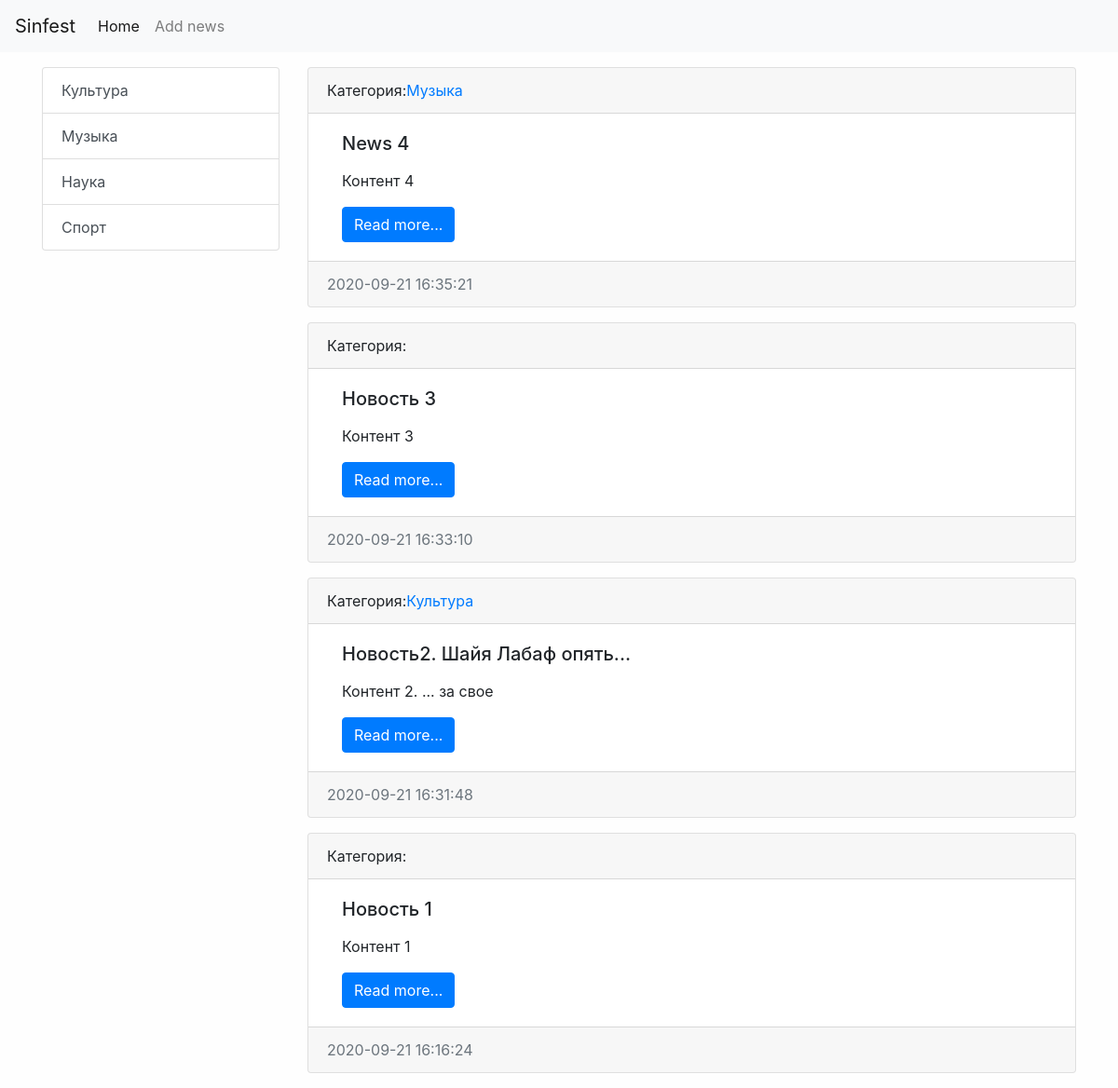
The app's page /, older data.
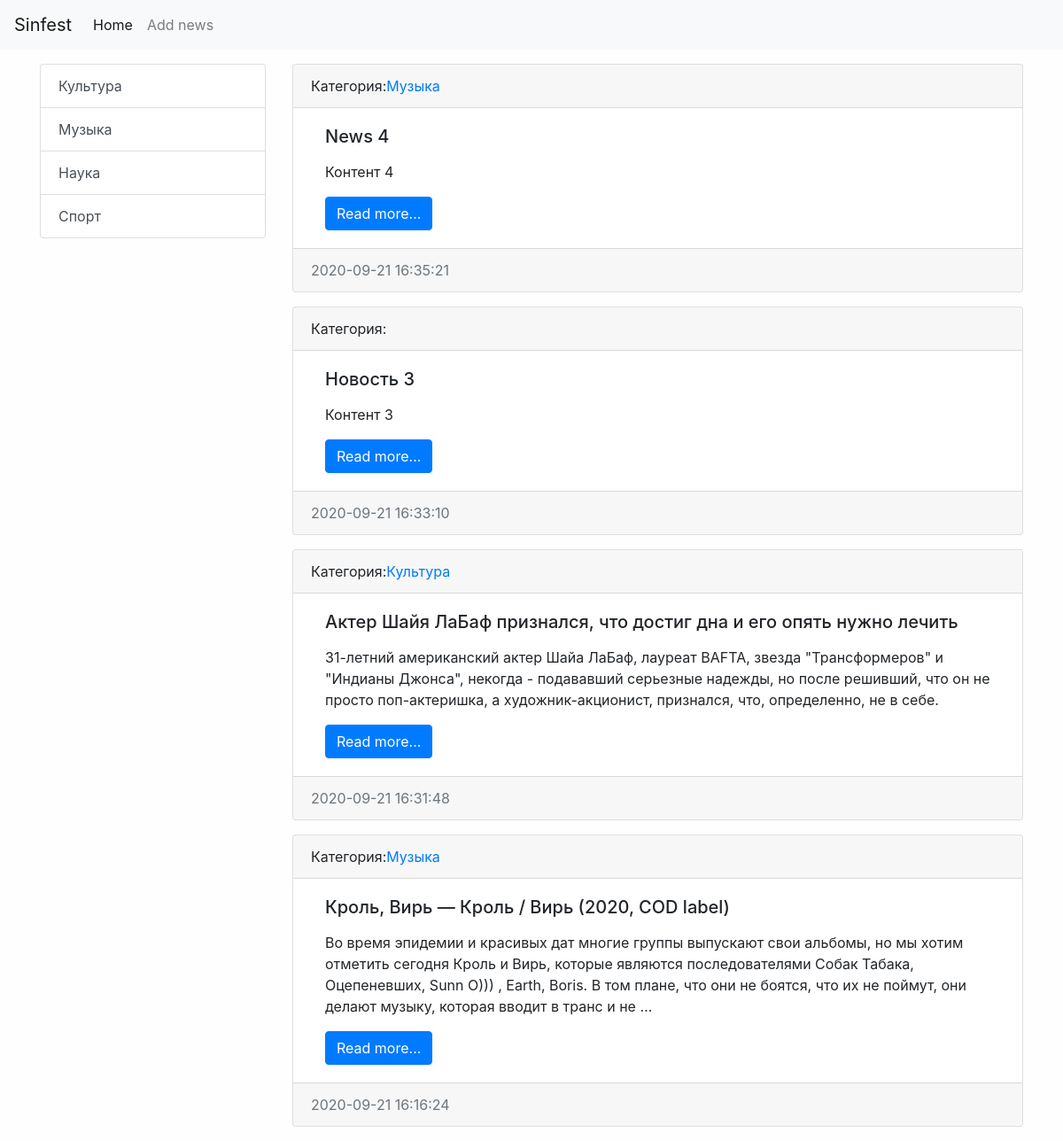
The same page, newer data.
### news/models.py (models this page shows, shortened)
class News(models.Model):
    title = models.CharField(max_length=150, verbose_name='Наименование')
    content = models.TextField(blank=True, verbose_name='Контент')
    created_at = models.DateTimeField(auto_now_add=True, verbose_name='Дата публикации')
    updated_at = models.DateTimeField(auto_now=True, verbose_name='Обновлено')
    photo = models.ImageField(upload_to='photos/%Y/%m/%d/', verbose_name='Фото', blank=True)
    is_published = models.BooleanField(default=True, verbose_name='Опубликовано')
    category = models.ForeignKey('Category', on_delete=models.PROTECT, verbose_name='Категория')
    def get_absolute_url(self):
        return reverse("view_news", kwargs={"news_id": self.pk})
    class Meta:
        verbose_name = 'Новость'
        verbose_name_plural = 'Новости'
        ordering = ['-created_at']

class Category(models.Model):
    title = models.CharField(max_length=150, db_index=True, verbose_name='Наименование категории')
    def get_absolute_url(self):
        return reverse("category", kwargs={"category_id": self.pk})
    def __str__(self):
        return self.title
    class Meta:
        verbose_name = 'Категория'
        verbose_name_plural = 'Категории'
        ordering = ['title']

### news/views.py (the view)
# urls.py: path('', HomeNews.as_view(), name='home'),
class HomeNews(ListView):
    model = News
    template_name = 'news/home_news_list.html'
    context_object_name = 'news'
    def get_context_data(self, *, object_list=None, **kwargs):
        context = super().get_context_data(**kwargs)
        context['title'] = 'Главная страница'
        return context
    def get_queryset(self):
        return News.objects.filter(is_published=True)

### news/templatetags/news_tags.py (called while the page is built)
@register.inclusion_tag('news/list_categories.html')
def show_categories():
    categories = Category.objects.all()
    return {"categories" : categories}

### news/templates/news/home_news_list.html (shortened to what this page needs)
{% extends 'base.html' %}
{% block sidebar %}
{% include 'inc/_sidebar.html'%}
{% endblock %}
{% block content %}
{% for item in news %}
<div class="card mb-3">
    <div class="card-header">
        Категория:<a href="{{ item.category.get_absolute_url }}">{{ item.category }}</a>
    </div>
    <div class="card-body">
        <div class="media">
            <div class="media-body">
                <h5 class="card-title">{{ item.title }}</h5>
                <p class="card-text">{{ item.content|safe|linebreaks|truncatewords:50 }}</p>
                <a href="{{ item.get_absolute_url }}" class="btn btn-primary">Read more...</a>
            </div>
        </div>
    </div>
    <div class="card-footer text-muted">
        {{ item.created_at|date:"Y-m-d H:i:s" }}
    </div>
</div>
{% endfor %}
{% endblock %}

Row changes from the older to the newer data that the page shows:
changed News "Культура": title "Новость2. Шайя Лабаф опять..." → "Актер Шайя ЛаБаф признался, что достиг дна и его опять нужно лечить"; content "Контент 2. ... за свое" → "31-летний американский актер Шайа ЛаБаф, лауреат BAFTA, звезда \"Трансформеров\" и \"Индианы Джонса\", некогда - подававший серьезные надежды, но после решивший, что он не просто поп-актеришка, а художник-акционист, признался, что, определенно, не в себе."
changed News: category_id empty → 3 (drawn); category (not shown) → "Музыка"; title "Новость 1" → "Кроль, Вирь — Кроль / Вирь (2020, COD label)"; content "Контент 1" → "Во время эпидемии и красивых дат многие группы выпускают свои альбомы, но мы хотим отметить сегодня Кроль и Вирь, которые являются последователями Собак Табака, Оцепеневших, Sunn O))) , Earth, Boris. В том плане, что они не боятся, что их не поймут, они делают музыку, которая вводит в транс и не …"
